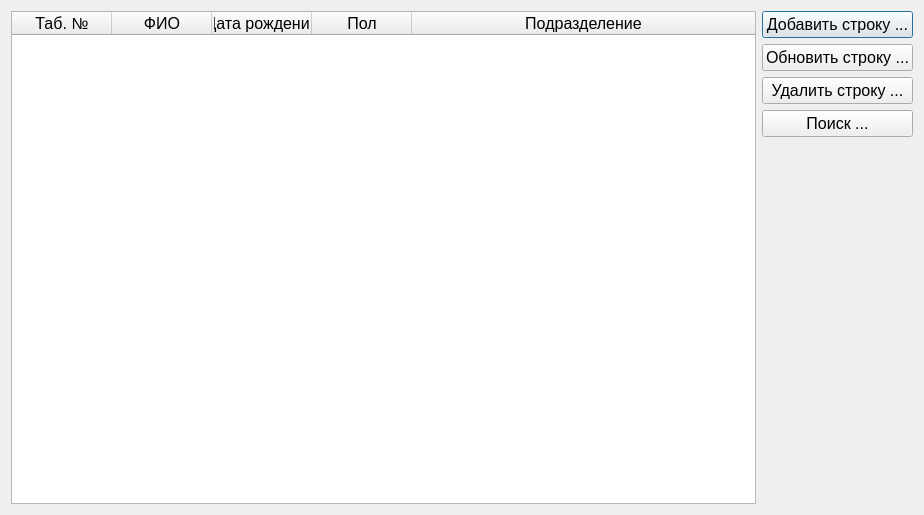
<?xml version="1.0" encoding="UTF-8"?>
<ui version="4.0">
 <class>Dialog</class>
 <widget class="QDialog" name="Dialog">
  <property name="geometry">
   <rect>
    <x>0</x>
    <y>0</y>
    <width>924</width>
    <height>515</height>
   </rect>
  </property>
  <property name="windowTitle">
   <string>Dialog</string>
  </property>
  <layout class="QVBoxLayout" name="verticalLayout_2">
   <item>
    <layout class="QHBoxLayout" name="horizontalLayout">
     <item>
      <widget class="QTableWidget" name="tableUser">
       <property name="font">
        <font>
         <family>Arial</family>
         <pointsize>12</pointsize>
         <weight>50</weight>
         <bold>false</bold>
        </font>
       </property>
       <property name="selectionMode">
        <enum>QAbstractItemView::SingleSelection</enum>
       </property>
       <property name="selectionBehavior">
        <enum>QAbstractItemView::SelectRows</enum>
       </property>
       <property name="rowCount">
        <number>0</number>
       </property>
       <property name="columnCount">
        <number>5</number>
       </property>
       <attribute name="horizontalHeaderShowSortIndicator" stdset="0">
        <bool>true</bool>
       </attribute>
       <attribute name="horizontalHeaderStretchLastSection">
        <bool>true</bool>
       </attribute>
       <column>
        <property name="text">
         <string>Таб. №</string>
        </property>
       </column>
       <column>
        <property name="text">
         <string>ФИО</string>
        </property>
       </column>
       <column>
        <property name="text">
         <string>Дата рождения</string>
        </property>
       </column>
       <column>
        <property name="text">
         <string>Пол</string>
        </property>
       </column>
       <column>
        <property name="text">
         <string>Подразделение</string>
        </property>
       </column>
      </widget>
     </item>
     <item>
      <layout class="QVBoxLayout" name="verticalLayout">
       <item>
        <widget class="QPushButton" name="btUserAdd">
         <property name="font">
          <font>
           <pointsize>12</pointsize>
          </font>
         </property>
         <property name="text">
          <string>Добавить строку ...</string>
         </property>
        </widget>
       </item>
       <item>
        <widget class="QPushButton" name="btUserUpdate">
         <property name="font">
          <font>
           <pointsize>12</pointsize>
          </font>
         </property>
         <property name="text">
          <string>Обновить строку ...</string>
         </property>
        </widget>
       </item>
       <item>
        <widget class="QPushButton" name="btUsersDel">
         <property name="font">
          <font>
           <pointsize>12</pointsize>
          </font>
         </property>
         <property name="text">
          <string>Удалить строку ...</string>
         </property>
        </widget>
       </item>
       <item>
        <widget class="QPushButton" name="btUserFind">
         <property name="font">
          <font>
           <pointsize>12</pointsize>
          </font>
         </property>
         <property name="text">
          <string>Поиск ...</string>
         </property>
        </widget>
       </item>
       <item>
        <spacer name="verticalSpacer">
         <property name="orientation">
          <enum>Qt::Vertical</enum>
         </property>
         <property name="sizeHint" stdset="0">
          <size>
           <width>20</width>
           <height>40</height>
          </size>
         </property>
        </spacer>
       </item>
      </layout>
     </item>
    </layout>
   </item>
  </layout>
 </widget>
 <resources/>
 <connections/>
</ui>
